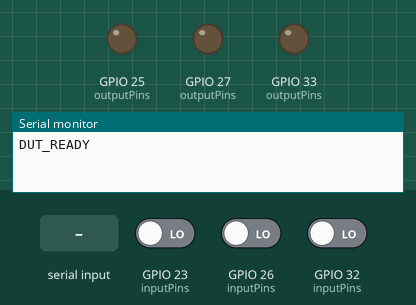
This sketch was run on a simulated ESP32. Parts: output pins drawn as LEDs (lit = HIGH), the last lines printed to the serial monitor. The test bench sets the inputs (shaded band); at power-on: GPIO 23 (inputPins) LOW, GPIO 26 (inputPins) LOW, GPIO 32 (inputPins) LOW.

Above: at 2.7 s.
2.8 s: "RUN_GPIO_TEST\n" received over Serial
At 3.6 s:
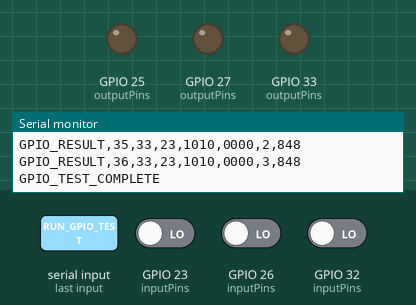
4.4 s: "RUN_GPIO_TEST\n" received over Serial
At 6.0 s:
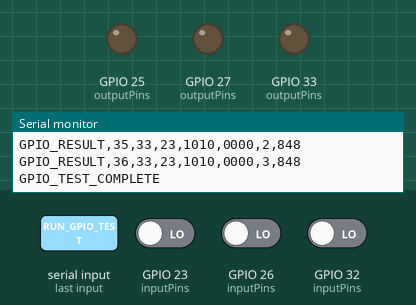
Timing chart, 0 to 7.5 s (numbered marks = the images above; inputs shaded):
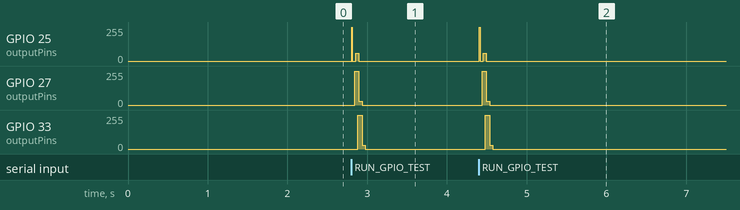

Measured:
- after the input at 2.8 s, GPIO 25 (outputPins): 0/255 → 255/255 at once, → 0/255 0.01 s later, → 60/255 0.04 s later, → 0/255 0.04 s later; GPIO 27 (outputPins): 0/255 → 255/255 at once, → 30/255 0.05 s later, → 0/255 0.04 s later; GPIO 33 (outputPins): 0/255 → 255/255 after 0.08 s, → 29/255 0.05 s later, → 0/255 0.04 s later
- after the input at 4.4 s, GPIO 25 (outputPins): 0/255 → 255/255 at once, → 0/255 0.01 s later, → 60/255 0.04 s later, → 0/255 0.04 s later; GPIO 27 (outputPins): 0/255 → 255/255 at once, → 30/255 0.05 s later, → 0/255 0.04 s later; GPIO 33 (outputPins): 0/255 → 255/255 after 0.08 s, → 29/255 0.05 s later, → 0/255 0.04 s later

The sketch:

gpio_test.ino
```cpp
#include <Arduino.h>

// =====================================================
// GPIO TEST PAIRS
// =====================================================

#define GPIO1_OUT 25
#define GPIO1_IN  26

#define GPIO2_OUT 27
#define GPIO2_IN  32

#define GPIO3_OUT 33
#define GPIO3_IN  23


// =====================================================
// CONFIGURATION
// =====================================================

#define REPETITIONS 3
#define PATTERN_COUNT 4

const char *patterns[] =
{
    "0000",
    "1111",
    "0101",
    "1010"
};


// =====================================================
// RUN GPIO TEST
// =====================================================

void runGPIOTest()
{
    int outputPins[] =
    {
        GPIO1_OUT,
        GPIO2_OUT,
        GPIO3_OUT
    };

    int inputPins[] =
    {
        GPIO1_IN,
        GPIO2_IN,
        GPIO3_IN
    };

    const int pairCount = 3;

    int testID = 1;


    // =================================================
    // CONFIGURE PINS
    // =================================================

    for (int i = 0; i < pairCount; i++)
    {
        pinMode(
            outputPins[i],
            OUTPUT
        );

        pinMode(
            inputPins[i],
            INPUT
        );
    }


    // =================================================
    // TEST EACH PAIR
    // =================================================

    for (int pair = 0; pair < pairCount; pair++)
    {

        // =============================================
        // EACH PATTERN
        // =============================================

        for (
            int pattern = 0;
            pattern < PATTERN_COUNT;
            pattern++
        )
        {

            // =========================================
            // REPETITIONS
            // =========================================

            for (
                int repetition = 1;
                repetition <= REPETITIONS;
                repetition++
            )
            {

                const char *expected =
                    patterns[pattern];

                String actual = "";


                // =====================================
                // START TIMING
                // =====================================

                unsigned long startTime =
                    micros();


                // =====================================
                // APPLY PATTERN
                // =====================================

                for (int bit = 0; bit < 4; bit++)
                {

                    int state =
                        expected[bit] - '0';


                    digitalWrite(
                        outputPins[pair],
                        state
                    );


                    delayMicroseconds(100);


                    int received =
                        digitalRead(
                            inputPins[pair]
                        );


                    actual +=
                        String(received);


                    delayMicroseconds(100);
                }


                // =====================================
                // END TIMING
                // =====================================

                unsigned long executionTime =
                    micros() - startTime;


                // =====================================
                // SEND RESULT
                // =====================================

                Serial.print(
                    "GPIO_RESULT,"
                );

                Serial.print(testID);

                Serial.print(",");

                Serial.print(
                    outputPins[pair]
                );

                Serial.print(",");

                Serial.print(
                    inputPins[pair]
                );

                Serial.print(",");

                Serial.print(
                    expected
                );

                Serial.print(",");

                Serial.print(
                    actual
                );

                Serial.print(",");

                Serial.print(
                    repetition
                );

                Serial.print(",");

                Serial.println(
                    executionTime
                );


                testID++;
            }
        }
    }


    // =================================================
    // TEST COMPLETE
    // =================================================

    Serial.println(
        "GPIO_TEST_COMPLETE"
    );
}


// =====================================================
// SETUP
// =====================================================

void setup()
{
    Serial.begin(115200);

    delay(1500);

    Serial.println(
        "DUT_READY"
    );
}


// =====================================================
// LOOP
// =====================================================

void loop()
{
    if (Serial.available())
    {
        String command =
            Serial.readStringUntil('\n');

        command.trim();


        if (
            command ==
            "RUN_GPIO_TEST"
        )
        {
            runGPIOTest();
        }
    }
}
```
